Frame 1 (no input): blank canvas, image omitted
Frame 60 (the mouse pressed at the canvas centre just before this capture): blank canvas, image omitted
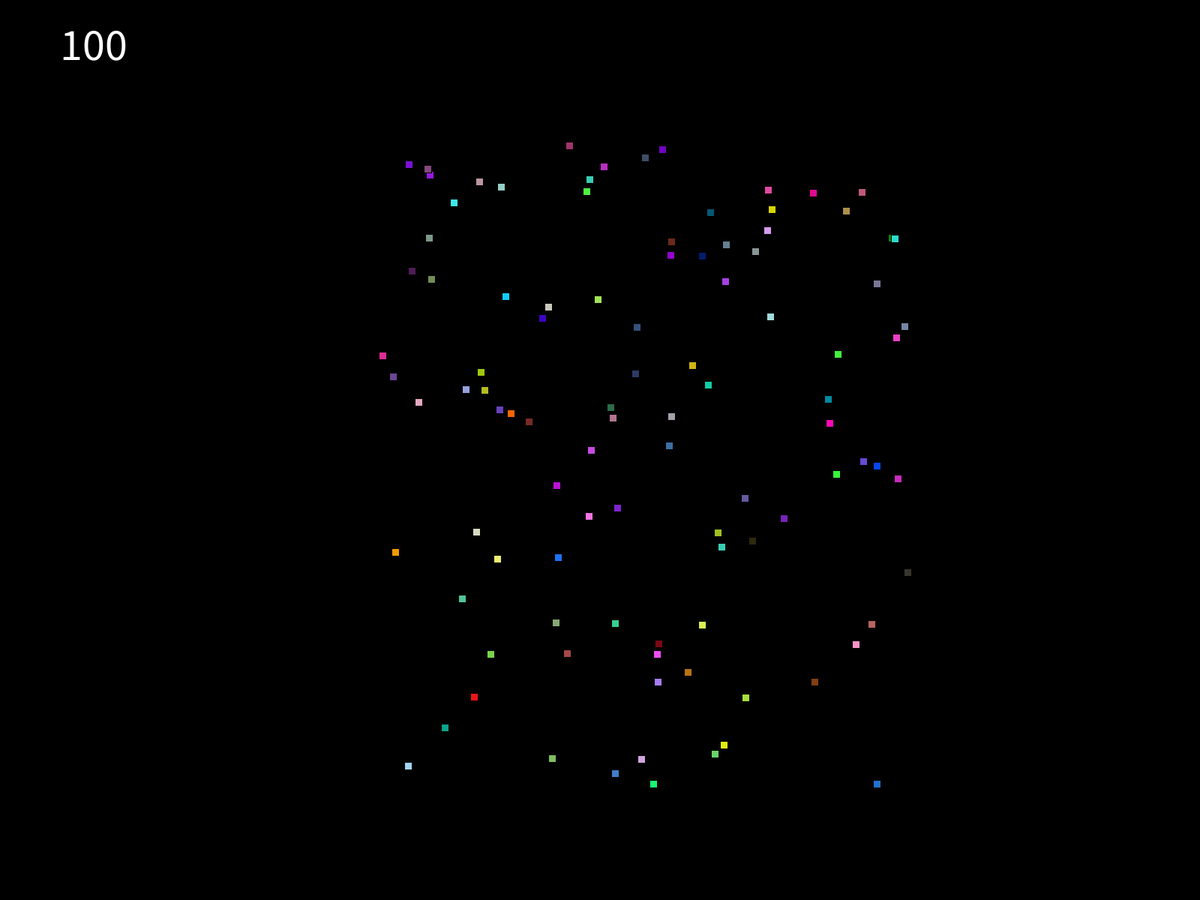
Frame 120 (the mouse held since frame 60 and released just before this capture)

The Processing sketch whose frames 1 and 60 were blank and that drew this single picture after the mouse press (run headless with seeded random() and noise(); from frame 60 on, the mouse is pressed at the canvas centre):

// Processing sketch: FireWorks
// ── FireWorks.pde
ArrayList<Particle> particles;
//Rocket Missle;


void setup()
{
  particles = new ArrayList<Particle>();
  //Missle = new Rocket(width/2, height/2);
  fullScreen();
}

void mousePressed()
{
  float force = random(.5, 3);
  for (int i =0; i <100; i++)
  {
    particles.add(new Particle(mouseX, mouseY));
    
  }
}






void draw()
{
  background(0);
  
  //Missle.render();
  
  for (int i = 0; i < particles.size(); i++)
  {
    particles.get(i).renderBlock();
  }
  
  
  for (int i = 0; i < particles.size(); i++)
  {
    particles.get(i).update();
  }

  //the counter in top left
  fill(255);
  textSize(60);
  text(particles.size(), 80, 80);
  
}

// ── GreenParticle.pde
class GreenParticle extends Particle
{
  int growthRate;
  GreenParticle(float x, float y)
  
  {
    super(x,y);
    r = 0;
    g = (int)random(100,255);
    b = 0;
    growthRate = 4;
  }
  
  void update()
  {
    super.update();
    size = size + growthRate;
  }
  
  void render()
  {
    noStroke();
    fill(r,g,b);
    ellipse(x,y,size,size);
  }
  
  
}

// ── Particle.pde
class Particle
{
  float x;
  float y;
  int size;
  int radius;
  float xSpeed;
  float ySpeed;
  float gravity=0.1;
  int r = (int)random(255);
  int g = (int)random(255);
  int b = (int)random(255);
  Particle(float x, float y)
  {
    this.x = x;
    this.y = y;
    size = 10;
    radius = 10;

    xSpeed = random(-5, 7);
    ySpeed = random(-10, 5);
  }

  void update()
  {
    ySpeed = ySpeed + gravity;
    x=x+xSpeed;
    y=y+ySpeed;
    if (y > height)

    {

      particles.remove(this);
    }
  }

  void renderBlock()
  {
    fill(r, g, b);

    rect(x, y, size, size);
  }
  void renderCircle()
  {
    fill(r, g, b);
    ellipse(x, y, radius*2, radius*2);
  }
}
